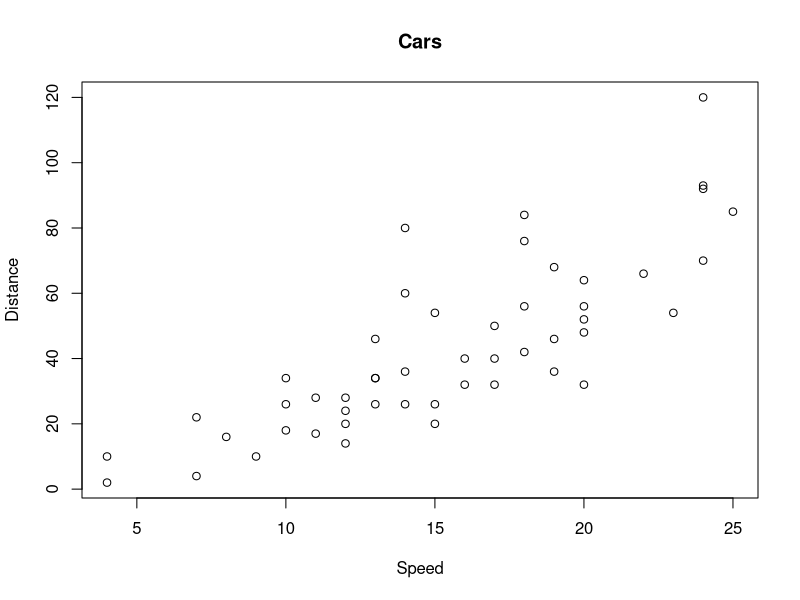
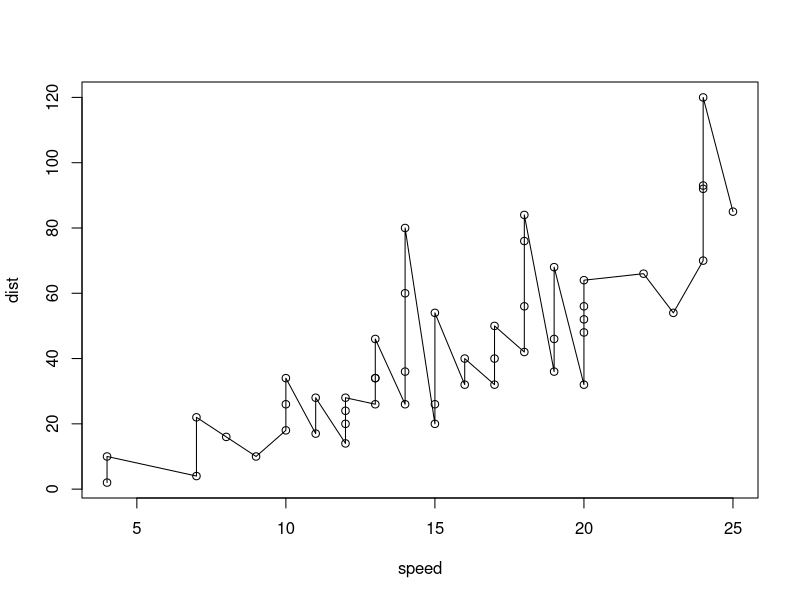

These charts were generated, in order, by the following R code:
## ---- chunk 1
#setwd("/tmp")
data(cars)
cars
attach(cars)
## ---- chunk 2
plot(speed, dist, main = "Cars", xlab = "Speed", ylab = "Distance") 
plot(cars, type = "o")
## ---- chunk 3
print(summary(cars))
## ---- chunk 4
# Add code here.  Save maximum speed in a variable called "max.speed" and
# minimum distance in a variable called "min.dist".  The code below will
# print your output.
max.speed = max(speed)
min.dist  = min(dist)
str <- paste0("Maximum speed is ", max.speed, ", and minimum distance is ", 
              min.dist)
str
